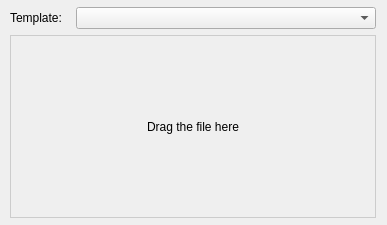
<?xml version="1.0" encoding="UTF-8"?>
<ui version="4.0">
 <class>MainWindow</class>
 <widget class="QWidget" name="MainWindow">
  <property name="geometry">
   <rect>
    <x>0</x>
    <y>0</y>
    <width>387</width>
    <height>225</height>
   </rect>
  </property>
  <property name="maximumSize">
   <size>
    <width>400</width>
    <height>350</height>
   </size>
  </property>
  <property name="acceptDrops">
   <bool>true</bool>
  </property>
  <property name="windowTitle">
   <string>AnyOffice</string>
  </property>
  <layout class="QVBoxLayout" name="verticalLayout">
   <property name="leftMargin">
    <number>3</number>
   </property>
   <property name="topMargin">
    <number>7</number>
   </property>
   <property name="rightMargin">
    <number>3</number>
   </property>
   <property name="bottomMargin">
    <number>7</number>
   </property>
   <item>
    <layout class="QGridLayout" name="gridLayout" rowstretch="0,0">
     <property name="sizeConstraint">
      <enum>QLayout::SetDefaultConstraint</enum>
     </property>
     <property name="horizontalSpacing">
      <number>7</number>
     </property>
     <item row="0" column="0">
      <widget class="QLabel" name="label_2">
       <property name="sizePolicy">
        <sizepolicy hsizetype="Fixed" vsizetype="Preferred">
         <horstretch>0</horstretch>
         <verstretch>0</verstretch>
        </sizepolicy>
       </property>
       <property name="text">
        <string>Template:</string>
       </property>
      </widget>
     </item>
     <item row="0" column="1">
      <widget class="QComboBox" name="templateBox">
       <property name="sizePolicy">
        <sizepolicy hsizetype="Maximum" vsizetype="Maximum">
         <horstretch>0</horstretch>
         <verstretch>0</verstretch>
        </sizepolicy>
       </property>
       <property name="minimumSize">
        <size>
         <width>300</width>
         <height>0</height>
        </size>
       </property>
      </widget>
     </item>
     <item row="1" column="0" colspan="2">
      <widget class="QLabel" name="label">
       <property name="sizePolicy">
        <sizepolicy hsizetype="Expanding" vsizetype="Expanding">
         <horstretch>0</horstretch>
         <verstretch>0</verstretch>
        </sizepolicy>
       </property>
       <property name="styleSheet">
        <string notr="true">border: 1px solid #ccc;</string>
       </property>
       <property name="text">
        <string>Drag the file here</string>
       </property>
       <property name="alignment">
        <set>Qt::AlignCenter</set>
       </property>
      </widget>
     </item>
    </layout>
   </item>
  </layout>
 </widget>
 <resources/>
 <connections/>
</ui>
